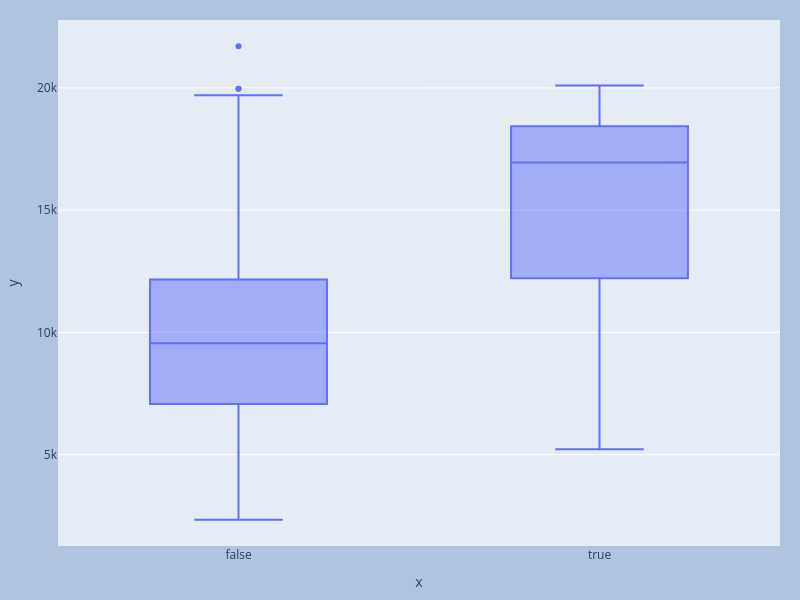

Notebook cell for this chart:
### Code cell
q = lazy_df.with_columns((pl.col("Top10perc") > 50).alias("elite")).select(
    pl.col("Outstate"),
    pl.col("elite"),
)
df = q.collect().to_pandas()

fig = px.box(y=df["Outstate"], x=df["elite"], width=800, height=600)
fig.update_layout(
    margin={"l": 20, "r": 20, "t": 20, "b": 20},
    paper_bgcolor="LightSteelBlue",
)

### Figure 1 — Plotly figure (JSON) as saved in the notebook; plotly's stock layout.template omitted (floating-point values rounded to 4 significant figures; data arrays with more than 128 entries replaced by an {"elided": "..."} marker saying what was removed)
{"data": [{"alignmentgroup": "True", "hovertemplate": "x=%{x}<br>y=%{y}<extra></extra>", "legendgroup": "", "marker": {"color": "#636efa"}, "name": "", "notched": false, "offsetgroup": "", "orientation": "v", "showlegend": false, "type": "box", "x": {"elided": "777 bool values"}, "x0": " ", "xaxis": "x", "y": {"elided": "777 int values"}, "y0": " ", "yaxis": "y"}], "layout": {"boxmode": "group", "height": 600, "legend": {"tracegroupgap": 0}, "margin": {"b": 20, "l": 20, "r": 20, "t": 20}, "paper_bgcolor": "LightSteelBlue", "width": 800, "xaxis": {"anchor": "y", "domain": [0, 1], "title": {"text": "x"}}, "yaxis": {"anchor": "x", "domain": [0, 1], "title": {"text": "y"}}}}
